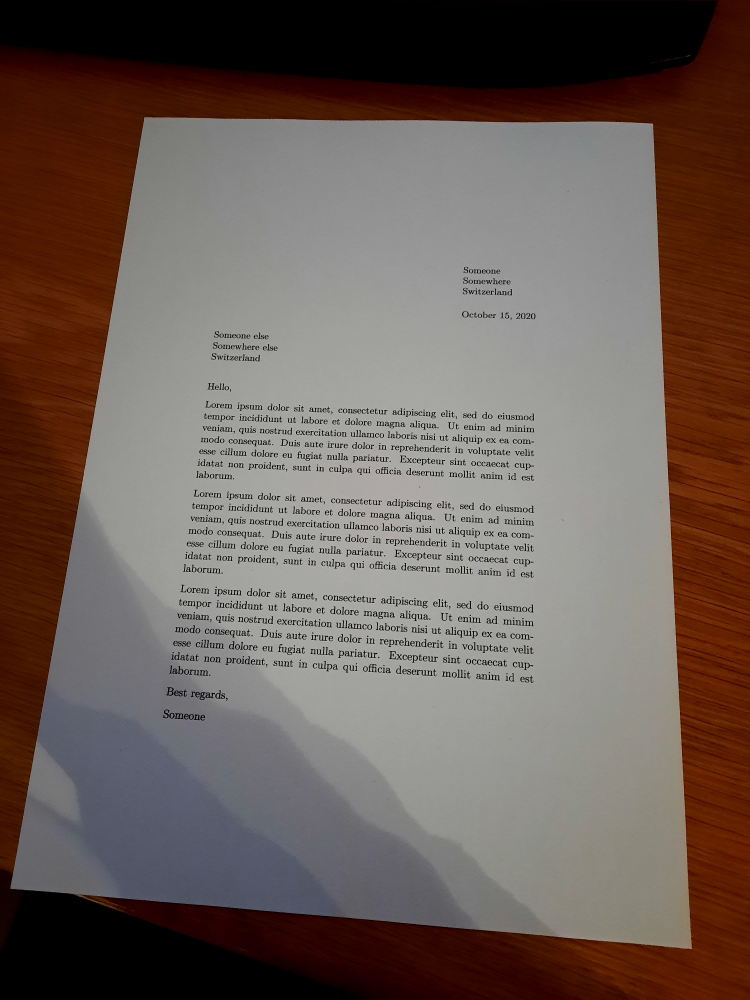
#> input picture test_images/1.jpg, 3000 x 4000 px (shown at 1/4 size)
$ python main.py   (older library calls are emulated)
#> lines starting #> are read from the running program, lines starting #| are printed output that depends on the picture; after the words box and inside, x2 and y2 are one past the last pixel; in counts of white or black regions, pixels touching at a corner belong together
import cv2
import pytesseract
import numpy as np
from tqdm import tqdm


WIDTH = 640
HEIGHT = 480
FILL_RATIO = 10

pytesseract.pytesseract.tesseract_cmd = \
    r'C:\Program Files\Tesseract-OCR\tesseract.exe'


def get_contours(img_edges):
    """
    Returns the 4 points which create the biggest contour (which should be the
    corners of the document).

    Parameters
    ----------
    img_edges : numpy.array
        Grayscaled image for edge detection.

    Returns
    -------
    biggest : numpy.array
        Array of the 4 points which create the biggest contour.

    """
    max_area = 0
    biggest = np.array([])
    contours, hierarchy = cv2.findContours(img_edges, cv2.RETR_EXTERNAL,
                                           cv2.CHAIN_APPROX_NONE)

    for contour in contours:
        area = cv2.contourArea(contour)

        # If the contour fills at least 10 percent of the image
        if area > img_edges.shape[1] * img_edges.shape[0] / FILL_RATIO:
            peri = cv2.arcLength(contour, True)
            approx = cv2.approxPolyDP(contour, 0.02 * peri, True)

            if len(approx) == 4 and area > max_area:
                biggest = approx

    return biggest


def points_to_res(pts, og_res, new_res):
    """
    Change the list of points in another resolution.

    Parameters
    ----------
    pts : np.array
        Array of points.
    og_res : tuple
        Tuple (width, height) of the points.
    og_res : tuple
        Tuple (width, height) of the new resolution we want.

    Returns
    -------
    pts : np.array
        Array of points for a new image resolution.

    """
    new_pts = np.zeros(pts.shape, np.int32)
    width_ratio = new_res[0] / og_res[0]
    height_ratio = new_res[1] / og_res[1]

    for i in range(len(pts)):
        new_pts[i] = [pts[i][0] * width_ratio, pts[i][1] * height_ratio]

    return new_pts


def get_res(img):
    return (img.shape[1], img.shape[0])


def warp(img, biggest):
    """
    Returns the warped image which focuses on the document based on the
    position of the document corners.

    Parameters
    ----------
    img : numpy.array
        Original image.
    biggest : numpy.array
        The position of corners of the document.

    Returns
    -------
    warped_img : numpy.array
        Image of the warped document.

    """
    biggest = biggest.reshape((4, 2))
    biggest = points_to_res(biggest, (WIDTH, HEIGHT), get_res(img))
    coord_sums = np.sum(biggest, axis=1)
    coord_diff = np.diff(biggest, axis=1)

    biggest_reordered = np.zeros(biggest.shape, np.int32)
    biggest_reordered[0] = biggest[np.argmin(coord_sums)]
    biggest_reordered[1] = biggest[np.argmin(coord_diff)]
    biggest_reordered[2] = biggest[np.argmax(coord_diff)]
    biggest_reordered[3] = biggest[np.argmax(coord_sums)]

    pts1 = np.float32(biggest_reordered)
    pts2 = np.float32([[0, 0], [img.shape[1], 0], [0, img.shape[0]],
                       [img.shape[1], img.shape[0]]])
    matrix = cv2.getPerspectiveTransform(pts1, pts2)
    warped_img = cv2.warpPerspective(img, matrix, (img.shape[1], img.shape[0]))

    return warped_img


def show_img(img, resolution=(WIDTH, HEIGHT), title='out'):
    """
    Display the given image using OpenCV.

    Parameters
    ----------
    img : numpy.array
        Numpy array of an image.
    resolution : tuple, optional
        Resolution to show. The default is (WIDTH, HEIGHT).
    title : string, optional
        Name of the window. The default is 'out'.

    Returns
    -------
    None.

    """
    cv2.namedWindow(title, cv2.WINDOW_NORMAL)
    cv2.imshow(title, cv2.resize(img, resolution))


def get_text_from_photo(path_to_img):
    """
    Loads the photo from the given path, detects the document and warps the
    image, then removes noise and does OCR with Pytesseract. Returns the text
    which it has recognized.

    Parameters
    ----------
    path_to_img : string
        Path to an image file.

    Returns
    -------
    out_string : string
        Text found in the document from the image.

    """
#> called with path_to_img = 'test_images//1.jpg'
    og = cv2.imread(path_to_img)
#> og is the input picture: shape (4000, 3000, 3); mean B, G, R 87.7, 94.2, 108
    test = cv2.resize(og, (WIDTH, HEIGHT))
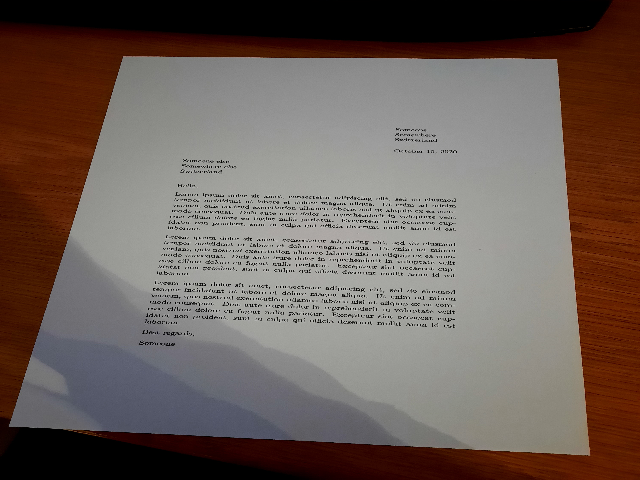
#> test: shape (480, 640, 3); mean B, G, R 87.6, 94.2, 107.9
    test = test.copy()
    gray = cv2.cvtColor(test, cv2.COLOR_BGR2GRAY)
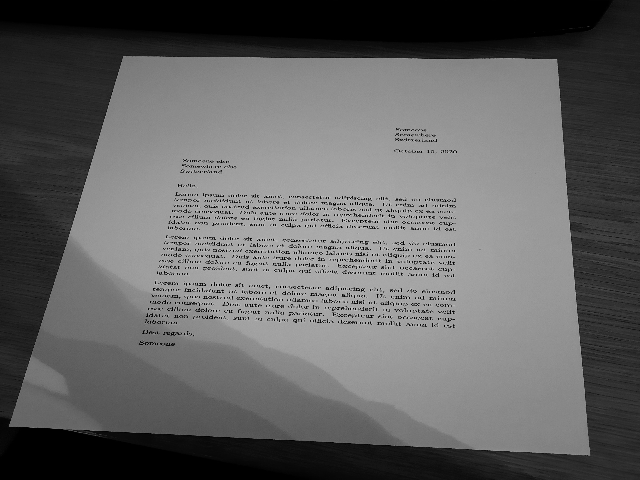
#> gray: shape (480, 640); min 0, max 207, mean 97.5
    blur = cv2.GaussianBlur(gray, (15, 15), 1)
    canny = cv2.Canny(blur, 150, 150)
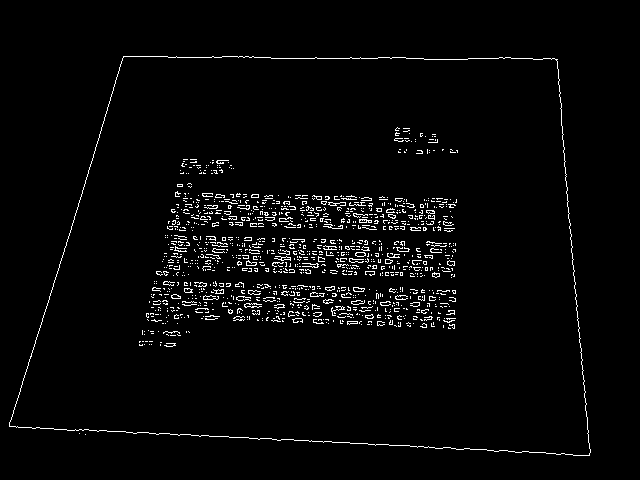
#> canny: shape (480, 640); 2.8% white in thin lines or dots, all inside (x1, y1, x2, y2) = (9, 56, 591, 456)

    biggest = get_contours(canny)
#> in get_contours, `contours, hierarchy = cv2.findContours(img_edges, cv2.RETR_EXTERNAL, c..`: contours = 3 contours, 2 with area under 20; largest, box (x1, y1, x2, y2) and area: (9, 56, 591, 456) 194401
#> the loop in get_contours, `for contour in contours:` made 3 passes
#> (area, peri, biggest) on pass 3: (194401, 1910.9, [[123, 56], [9, 426], [589, 455], [557, 59]])
#> biggest = [[123, 56], [9, 426], [589, 455], [557, 59]]

    """
    We could also try and find the orientation of the document at this step,
    here we assume that the document is in the right orientation.
    """

    if biggest.size != 0:
        warped_img = warp(og, biggest)
#> the loop in points_to_res, `for i in range(len(pts)):` made 4 passes
#> after the loop in points_to_res, `for i in range(len(pts)):`: new_pts = [[576, 466], [42, 3550], [2760, 3791], [2610, 491]]
#> in warp, `biggest = points_to_res(biggest, (WIDTH, HEIGHT), get_res(img))`: biggest has the same summary as new_pts in points_to_res
#> in warp, `coord_sums = np.sum(biggest, axis=1)`: coord_sums = [1042, 3592, 6551, 3101]
#> in warp, `coord_diff = np.diff(biggest, axis=1)`: coord_diff = [-110, 3508, 1031, -2119]
#> in warp, `warped_img = cv2.warpPerspective(img, matrix, (img.shape[1], img.shape..`:
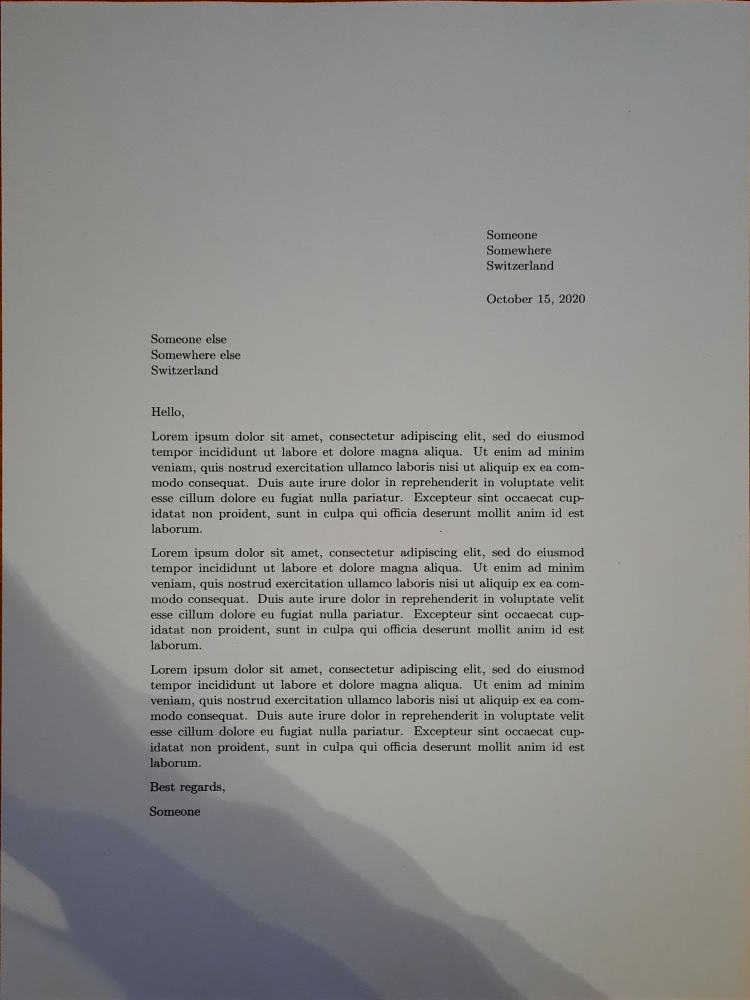
#> warped_img: shape (4000, 3000, 3) (shown at 1/4 size); mean B, G, R 138.9, 140.8, 140.8

    else:
        print('Document not found.')
        return ''

    gray_warped = cv2.cvtColor(warped_img, cv2.COLOR_BGR2GRAY)
    dil_warped = cv2.dilate(gray_warped, np.ones((7, 7), np.uint8))
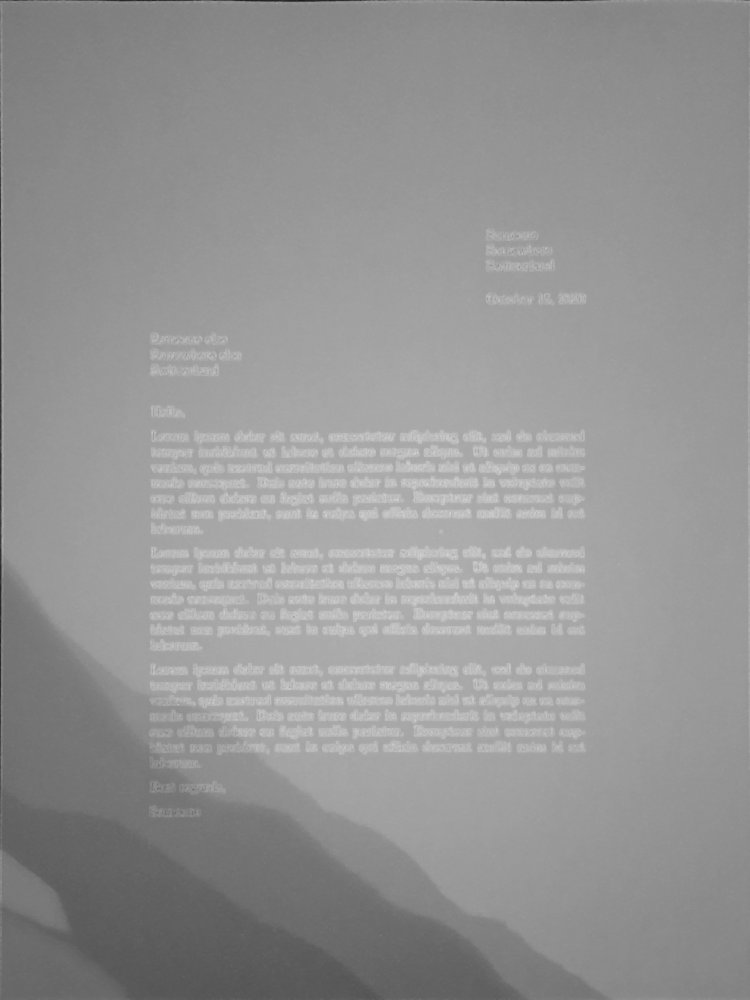
#> dil_warped: shape (4000, 3000) (shown at 1/4 size); min 21, max 211, mean 148.4
    bg_img = cv2.medianBlur(dil_warped, 21)
    diff_img = 255 - cv2.absdiff(gray_warped, bg_img)
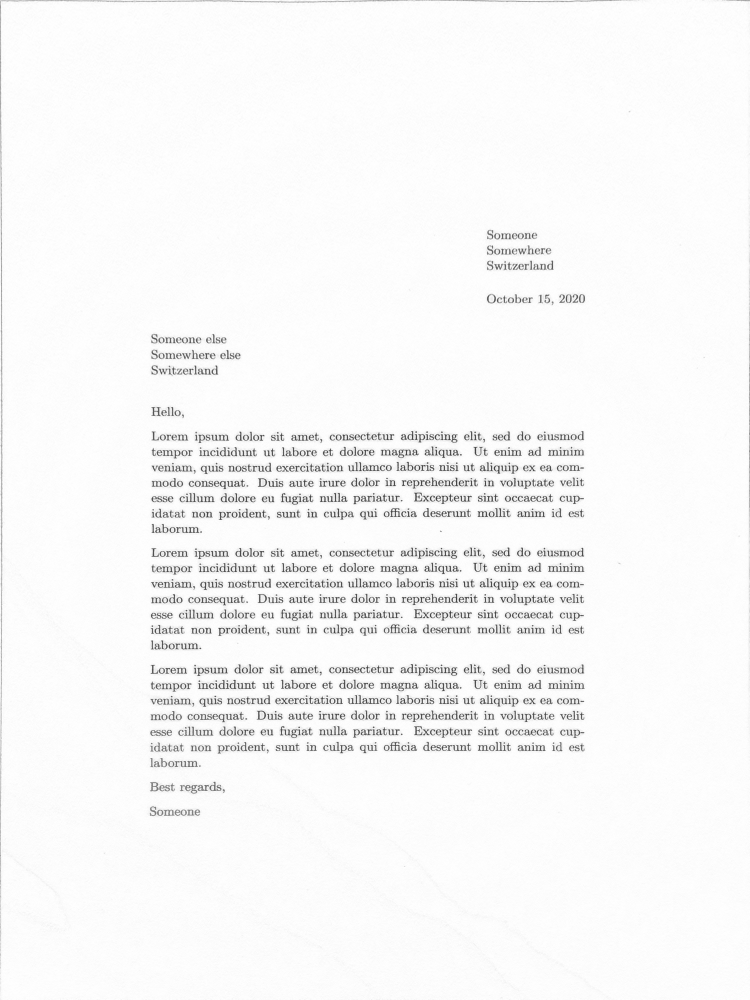
#> diff_img: shape (4000, 3000) (shown at 1/4 size); min 55, max 255, mean 247.3
    norm_img = cv2.normalize(diff_img, None, alpha=0, beta=255,
                             norm_type=cv2.NORM_MINMAX, dtype=cv2.CV_8UC1)

    char_wl = ' abcdefghijklmnopqrstuvwxyzABCDEFGHIJKLMNOPQRSTUVWXYZ0123456789'

    conf = '--psm 3 --oem 3 -c tessedit_char_whitelist={}'.format(char_wl)
#> (the run stopped early here; a loop or call above may not have finished)
